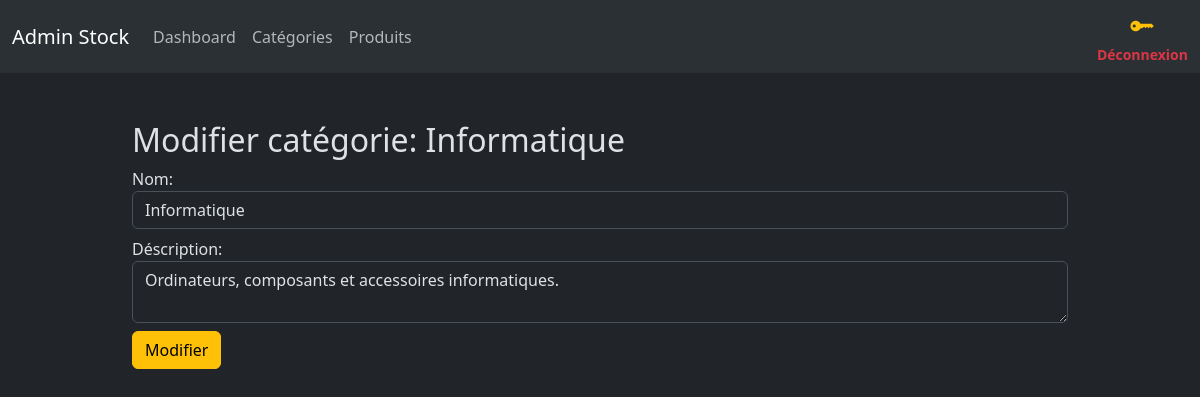
The app's page /admin/updateCategory.php?id=1 (signed in) with its own data.
### tables this page shows
CREATE TABLE IF NOT EXISTS `categories` (
  `id` int NOT NULL AUTO_INCREMENT,
  `name` varchar(255) NOT NULL,
  `description` text,
  PRIMARY KEY (`id`)
);

### admin/functions.php (called while the page is built, shortened)
<?php
function dbQuery(PDO $pdo, string $sql, array $params = []): PDOStatement
{
    $stmt = $pdo->prepare($sql);
    $stmt->execute($params);
    return $stmt;
}
function fetchOne(PDO $pdo, string $sql, array $params = []): ?array
{
    $stmt = dbQuery($pdo, $sql, $params);
    $result = $stmt->fetch(PDO::FETCH_ASSOC);
    return $result ?: null;
}

### admin/updateCategory.php (the view, shortened to what this page needs)
<?php
    require "../config/connexion.php";
    require "functions.php";
    $category = fetchOne($bdd,"SELECT * FROM categories WHERE id=?",[$_GET['id']]);
?>
<!DOCTYPE html>
<html lang="fr" data-bs-theme="dark">
<?php include("partials/head.php"); ?>
<body>
    <?php include("partials/nav.php"); ?>
    <div class="container-fluid py-5 mx-auto" style="width: 80vw;">
        <h2>Modifier catégorie: <?= htmlspecialchars($category['name']) ?></h2>
        <form action="treatmentUpdateCategory.php?id=<?= $category['id'] ?>" method="POST">
            <div class="form-group">
               <label for="nom">Nom: </label>
               <input type="text" name="name" id="nom" class="form-control" value="<?= ($category['name']) ?>">
            </div>
            <div class="form-group my-2">
                <label for="description">Déscription: </label>
                <textarea name="description" id="description" class="form-control"><?= ($category['description']) ?></textarea>
            </div>
            <div class="form-group my-2">
                <input type="submit" value="Modifier" class="btn btn-warning">
            </div>
        </form>
    </div>
</body>
</html>

### records on screen
categories: name "Informatique", description "Ordinateurs, composants et accessoires informatiques."
